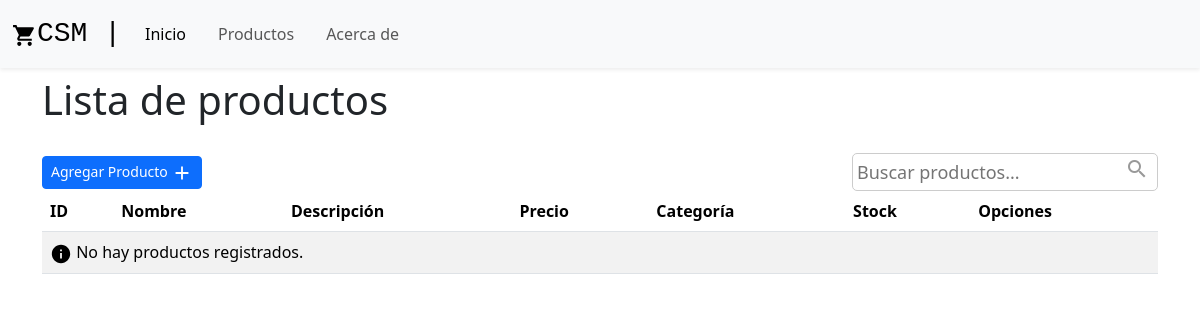
The app's page /productos/, older data.
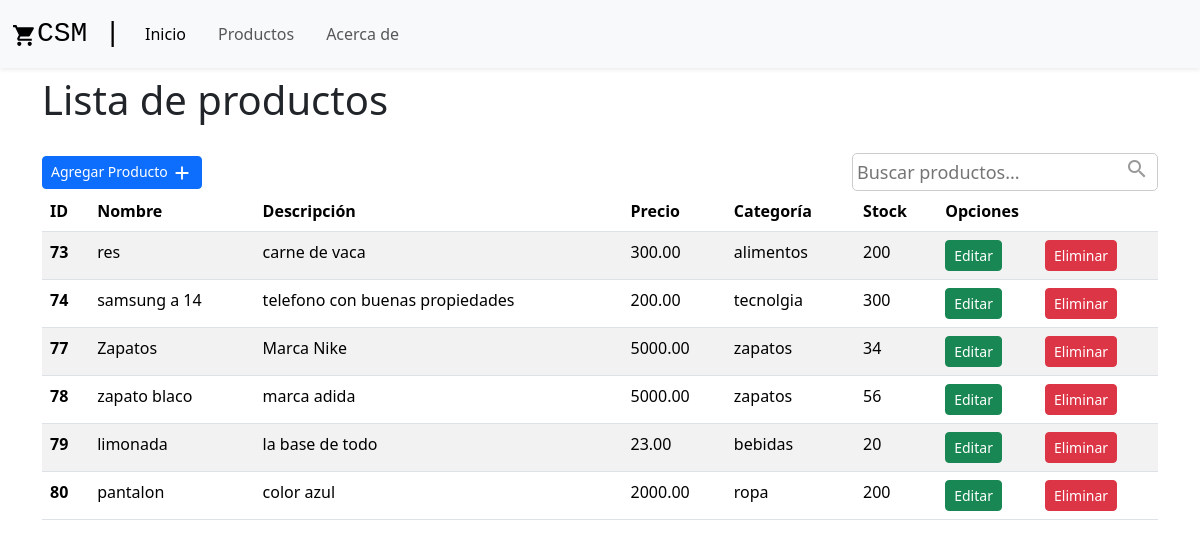
The same page, newer data.
### supermercado_app/models.py (models this page shows, shortened)
class Producto(models.Model):
    CATEGORIA_CHOICES = (
    ('alimentos', 'Alimentos'),
    ('snacks', 'Snacks'),
    ('bebidas', 'bebidas'),
    ('ropa', 'Ropa'),
    ('zapatos', 'Zapatos'),
    ('maquillaje', 'Maquillaje'),
    ('deportes', 'Deportes'),
    ('electrodomesticos', 'Electrodomésticos'),
    ('limpieza', 'Limpieza'),
    ('higiene_personal', 'Higiene Personal'),
    ('cuidado_hogar', 'Cuidado del Hogar'),
    ('tecnolgia', 'Tecnología')
    )
    id_producto = models.AutoField(primary_key = True)
    nombre = models.CharField(max_length=100, verbose_name='Nombre')
    descripcion = models.TextField(verbose_name='Descripcion')
    precio = models.DecimalField(max_digits=10, decimal_places=2, verbose_name='Precio')
    categoria = models.CharField(max_length=20, choices=CATEGORIA_CHOICES, verbose_name='Categoría')
    stock = models.IntegerField(verbose_name='Cantidad en stock')

### supermercado_app/views.py (the view)
# urls.py: path('productos/', views.lista_productos, name='listado'),
def lista_productos(request):
    template = 'producto_list.html'
    productos = Producto.objects.all()
    return render(request, template, {'productos': productos})

### supermercado_app/templates/producto_list.html (shortened to what this page needs)
{% extends 'base.html' %} {% load static %}  {% block main %}
<head>
  <link rel="stylesheet" href="{% static 'css/styles_search.css' %}">
</head>
<div class="container">
  <h1 class="mt-2">Lista de productos</h1>
  <div class="d-flex justify-content-between ">
    <div>
      <a href="{% url 'agregar_producto' %}" class="btn btn-primary btn-sm mt-4"
       >Agregar Producto <img src="{% static 'img/add.svg' %}" width="22"
        /></a>
    </div>
    <form method="GET" action="{% url 'buscar_productos' %}">
      <div class="search-bar">
        <input type="text" class="" name="q" value="{{ query }}" placeholder="Buscar productos..." />
        <div class="actions">
          <button type="submit"><span class="material-icons">search</span></button>
        </div>
      </div>
    </form>
  </div>
  <table class="table table-striped table-responsive">
    <thead>
      <tr>
        <th scope="col">ID</th>
        <th scope="col">Nombre</th>
        <th scope="col">Descripción</th>
        <th scope="col">Precio</th>
        <th scope="col">Categoría</th>
        <th scope="col">Stock</th>
        <th scope="col" colspan="2">Opciones</th>
      </tr>
    </thead>
    <tbody>
      {% for producto in productos %}
      <tr>
        <th scope="row">{{producto.id_producto}}</th>
        <td>{{producto.nombre}}</td>
        <td>{{producto.descripcion}}</td>
        <td>{{producto.precio}}</td>
        <td>{{producto.categoria}}</td>
        <td>{{producto.stock}}</td>
        <td>
          <a
            href="{% url 'editar_producto' producto.pk %}"
            class="btn btn-block btn-success btn-sm"
            >Editar</a
          >
        </td>
        <td>
          <a
            href="{% url 'eliminar_producto' producto.pk %}"
            class="btn btn-block btn-danger btn-sm btn-eliminar-producto"
            >Eliminar</a
          >
        </td>
      </tr>
      {% empty %}
      {% if query %}
      <tr>
        <td colspan="7"><img src="{% static 'img/info.svg' %}" width="22" alt="icono de alerta"> No se encontraron productos para "{{ query }}"</td>
      </tr>
      {% else %}
      <tr>
        <td colspan="7"><img src="{% static 'img/info.svg' %}" width="22" alt="icono de alerta"> No hay productos registrados.</td>
      </tr>
      {% endif %}
      {% endfor %}
    </tbody>
  </table>
</div>
{% endblock main %}

### supermercado_app/templates/base.html (shortened to what this page needs)
{% load static %}
<!DOCTYPE html>
<html lang="es">
  <head>
    <link rel="stylesheet" href="{% static 'css/styles.css' %}">
    {% load bootstrap5 %}
    {% bootstrap_css %}
  </head>
  <body>
    <header>
      <nav class="navbar navbar-expand-lg navbar-light bg-light shadow-sm ">
        <div class="container-fluid">
          <a class="navbar-brand" href="{% url 'inicio' %}"><img width="25" src="{% static 'img/carrito_logo.svg' %}" alt="logo carrito"><span class=" font-monospace fs-3 ">CSM |</span></a>
          <div class="collapse navbar-collapse" id="navbarNav">
            <ul class="navbar-nav">
              <li class="nav-item text-center fs-6">
                <a class="nav-link active" aria-current="page" href="{% url 'inicio' %}">Inicio</a>
              </li>
              <li class="nav-item text-center fs-6 ms-3">
                <a class="nav-link" href="{% url 'listado' %}">Productos</a>
              </li>
              <li class="nav-item text-center fs-6 ms-3 ">
                <a class="nav-link" href="{% url 'info' %}">Acerca de</a>
              </li>
            </ul>
          </div>
        </div>
      </nav>
    </header>
    <main>
      {% block main %}
      {% endblock main %}
    </main>
  </body>
</html>

### supermercado_app/static/css/styles.css (style rules this page uses)
main { height: 100%; display: flex; flex-direction: column; justify-content: center; }

### supermercado_app/static/css/styles_search.css (style rules this page uses)
.material-icons { font-family: "Material Icons"; font-weight: normal; font-style: normal; font-size: 24px; display: inline-block; line-height: 1; text-transform: none; letter-spacing: normal; word-wrap: normal; white-space: nowrap; direction: ltr; -webkit-font-smoothing: antialiased; text-rendering: optimizeLegibility; -moz-osx-font-smoothing: grayscale; font-feature-settings: "liga"; }
.search-bar { padding: 2px; margin-top: 21px; border: solid 1px #ccc; border-radius: 5px; display: flex; flex-direction: row; align-items: center; }
.search-bar input { border: none; outline: none; pad: 10px; font-size: 18px; flex: auto; }
.search-bar .actions { display: flex; gap: 30px; }
.search-bar .actions button { border: none; outline: none; background: none; cursor: pointer; color: #999; }

Row changes from the older to the newer data that the page shows:
added Producto: id_producto "73", nombre "res", descripcion "carne de vaca", precio "300.00", categoria "alimentos", stock "200"
added Producto: id_producto "74", nombre "samsung a 14", descripcion "telefono con buenas propiedades", precio "200.00", categoria "tecnolgia", stock "300"
added Producto: id_producto "77", nombre "Zapatos", descripcion "Marca Nike", precio "5000.00", categoria "zapatos", stock "34"
added Producto: id_producto "78", nombre "zapato blaco", descripcion "marca adida", precio "5000.00", categoria "zapatos", stock "56"
added Producto: id_producto "79", nombre "limonada", descripcion "la base de todo", precio "23.00", categoria "bebidas", stock "20"
added Producto: id_producto "80", nombre "pantalon", descripcion "color azul", precio "2000.00", categoria "ropa", stock "200"
Text that changed along with them:
text no longer shown: "No hay productos registrados."
